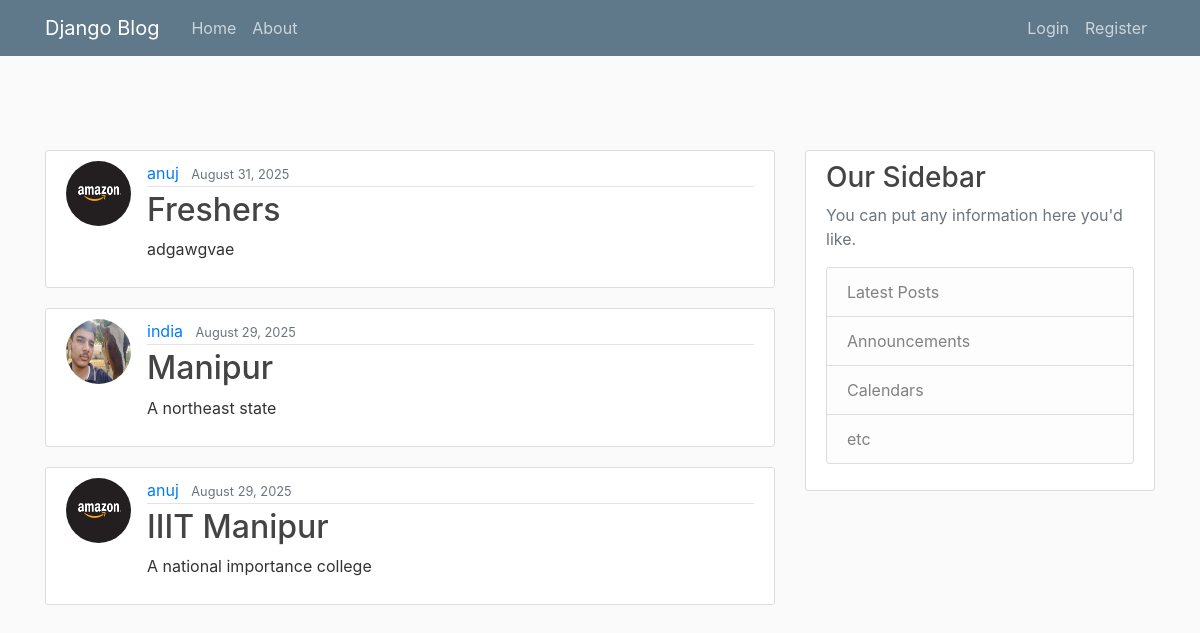
Before: / with the older database file.
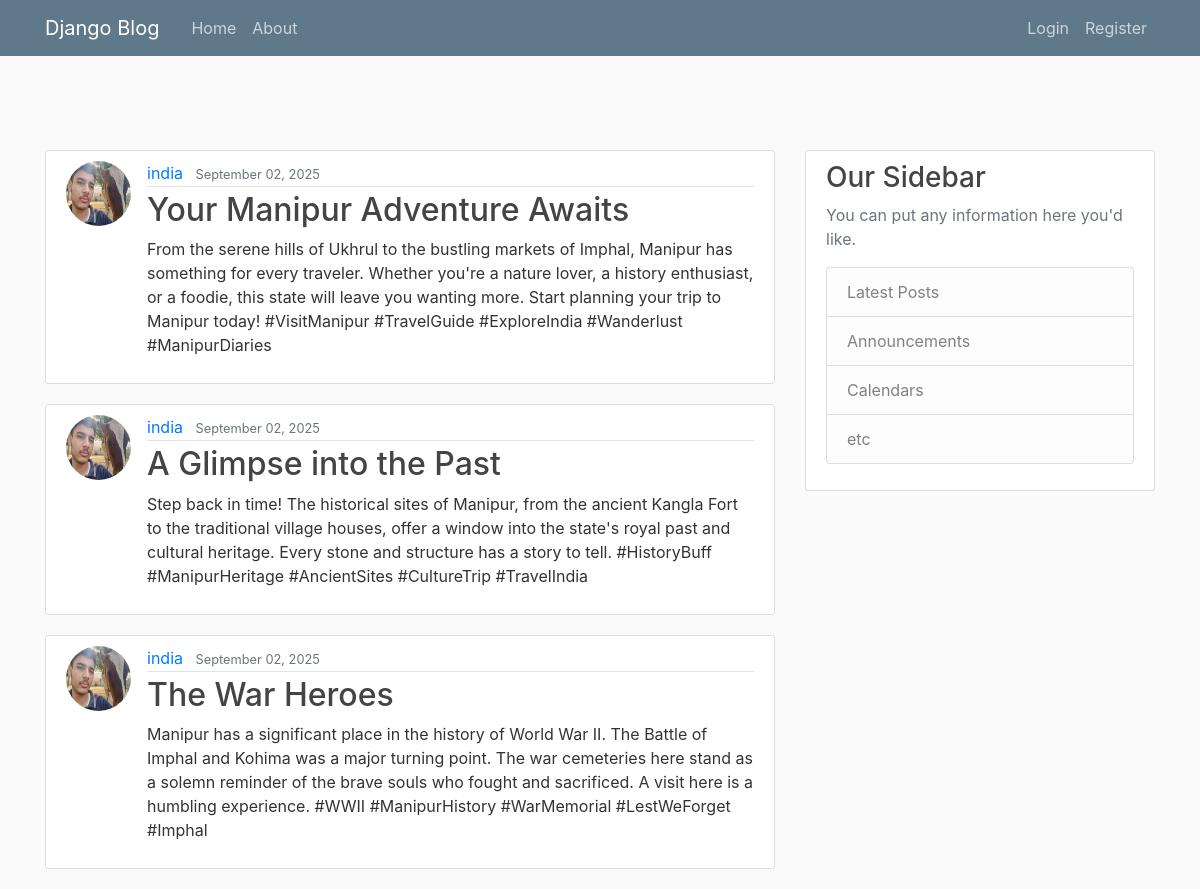
After: the same page with the newer database file.
### blog/models.py (models this page shows, shortened)
class Post(models.Model):
    title=models.CharField(max_length=100)
    content= models.TextField()
    date_posted=models.DateTimeField(default=timezone.now)
    author=models.ForeignKey(User,on_delete=models.CASCADE)

### users/models.py (models this page shows, shortened)
class Profile(models.Model):
    user = models.OneToOneField(User, on_delete=models.CASCADE)
    image = models.ImageField(default='default.jpg', upload_to='profile_pics')

### blog/views.py (the view)
# urls.py: path('',PostListView.as_view(),name='blog-home'),
class PostListView(ListView):
    model=Post
    template_name='blog/home.html'
    context_object_name='posts'
    ordering=['-date_posted']
    paginate_by=3

### blog/templates/blog/home.html
{% extends "blog/base.html" %}
{% block content %}
  {% for post in posts %}
    <article class="media content-section">
      <img class="rounded-circle article-img" src="{{ post.author.profile.image.url }}">
      <div class="media-body">
        <div class="article-metadata">
          <a class="mr-2" href="#">{{ post.author }}</a>
          <small class="text-muted">{{ post.date_posted|date:"F d, Y" }}</small>
        </div>
        <h2><a class="article-title" href="#">{{ post.title }}</a></h2>
        <p class="article-content">{{ post.content }}</p>
      </div>
    </article>
  {% endfor %}
{% endblock content %}

Changed rows visible on the page:
removed Post: author.profile.image (picture), author "anuj", date_posted "August 31, 2025", title "Freshers", content "adgawgvae"
no longer on this page (row unchanged): Post: author.profile.image (placeholder picture), author "india", date_posted "August 29, 2025", title "Manipur", content "A northeast state"
no longer on this page (row unchanged): Post: author.profile.image (picture), author "anuj", date_posted "August 29, 2025", title "IIIT Manipur", content "A national importance college"
added Post: author.profile.image (placeholder picture), author "india", date_posted "September 02, 2025", title "Your Manipur Adventure Awaits", content "From the serene hills of Ukhrul to the bustling markets of Imphal, Manipur has something for every traveler. Whether you're a nature lover, a history enthusiast, or a foodie, this state will leave you wanting more. Start planning your trip to Manipur today! #VisitManipur #TravelGuide #ExploreIndia #Wanderlust #ManipurDiaries"
added Post: author.profile.image (placeholder picture), author "india", date_posted "September 02, 2025", title "A Glimpse into the Past", content "Step back in time! The historical sites of Manipur, from the ancient Kangla Fort to the traditional village houses, offer a window into the state's royal past and cultural heritage. Every stone and structure has a story to tell. #HistoryBuff #ManipurHeritage #AncientSites #CultureTrip #TravelIndia"
added Post: author.profile.image (placeholder picture), author "india", date_posted "September 02, 2025", title "The War Heroes", content "Manipur has a significant place in the history of World War II. The Battle of Imphal and Kohima was a major turning point. The war cemeteries here stand as a solemn reminder of the brave souls who fought and sacrificed. A visit here is a humbling experience. #WWII #ManipurHistory #WarMemorial #LestWeForget #Imphal"
